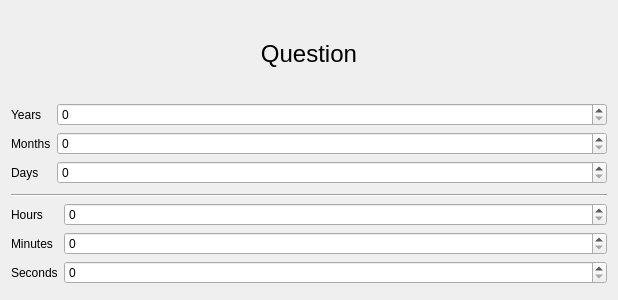
<?xml version="1.0" encoding="UTF-8"?>
<ui version="4.0">
 <class>Form</class>
 <widget class="QWidget" name="Form">
  <property name="geometry">
   <rect>
    <x>0</x>
    <y>0</y>
    <width>618</width>
    <height>300</height>
   </rect>
  </property>
  <property name="windowTitle">
   <string>Form</string>
  </property>
  <layout class="QVBoxLayout" name="verticalLayout">
   <item>
    <widget class="QLabel" name="question">
     <property name="text">
      <string>&lt;html&gt;&lt;head/&gt;&lt;body&gt;&lt;p&gt;&lt;span style=&quot; font-size:18pt;&quot;&gt;Question&lt;/span&gt;&lt;/p&gt;&lt;/body&gt;&lt;/html&gt;</string>
     </property>
     <property name="textFormat">
      <enum>Qt::RichText</enum>
     </property>
     <property name="alignment">
      <set>Qt::AlignCenter</set>
     </property>
     <property name="wordWrap">
      <bool>false</bool>
     </property>
     <property name="openExternalLinks">
      <bool>false</bool>
     </property>
     <property name="textInteractionFlags">
      <set>Qt::NoTextInteraction</set>
     </property>
    </widget>
   </item>
   <item>
    <layout class="QFormLayout" name="formLayout">
     <item row="0" column="0">
      <widget class="QLabel" name="yearsLabel">
       <property name="text">
        <string>Years</string>
       </property>
      </widget>
     </item>
     <item row="0" column="1">
      <widget class="QSpinBox" name="years">
       <property name="maximum">
        <number>9999</number>
       </property>
      </widget>
     </item>
     <item row="1" column="0">
      <widget class="QLabel" name="monthsLabel">
       <property name="text">
        <string>Months</string>
       </property>
      </widget>
     </item>
     <item row="1" column="1">
      <widget class="QSpinBox" name="months">
       <property name="minimum">
        <number>0</number>
       </property>
       <property name="maximum">
        <number>12</number>
       </property>
      </widget>
     </item>
     <item row="2" column="0">
      <widget class="QLabel" name="daysLabel">
       <property name="text">
        <string>Days</string>
       </property>
      </widget>
     </item>
     <item row="2" column="1">
      <widget class="QSpinBox" name="days">
       <property name="minimum">
        <number>0</number>
       </property>
       <property name="maximum">
        <number>31</number>
       </property>
      </widget>
     </item>
    </layout>
   </item>
   <item>
    <widget class="Line" name="line">
     <property name="orientation">
      <enum>Qt::Horizontal</enum>
     </property>
    </widget>
   </item>
   <item>
    <layout class="QFormLayout" name="formLayout_2">
     <item row="0" column="0">
      <widget class="QLabel" name="hoursLabel">
       <property name="text">
        <string>Hours</string>
       </property>
      </widget>
     </item>
     <item row="0" column="1">
      <widget class="QSpinBox" name="hours">
       <property name="maximum">
        <number>23</number>
       </property>
      </widget>
     </item>
     <item row="1" column="0">
      <widget class="QLabel" name="minutesLabel">
       <property name="text">
        <string>Minutes</string>
       </property>
      </widget>
     </item>
     <item row="1" column="1">
      <widget class="QSpinBox" name="minutes">
       <property name="maximum">
        <number>59</number>
       </property>
      </widget>
     </item>
     <item row="2" column="0">
      <widget class="QLabel" name="secondsLabel">
       <property name="text">
        <string>Seconds</string>
       </property>
      </widget>
     </item>
     <item row="2" column="1">
      <widget class="QSpinBox" name="seconds">
       <property name="maximum">
        <number>59</number>
       </property>
      </widget>
     </item>
    </layout>
   </item>
  </layout>
 </widget>
 <resources/>
 <connections/>
</ui>
